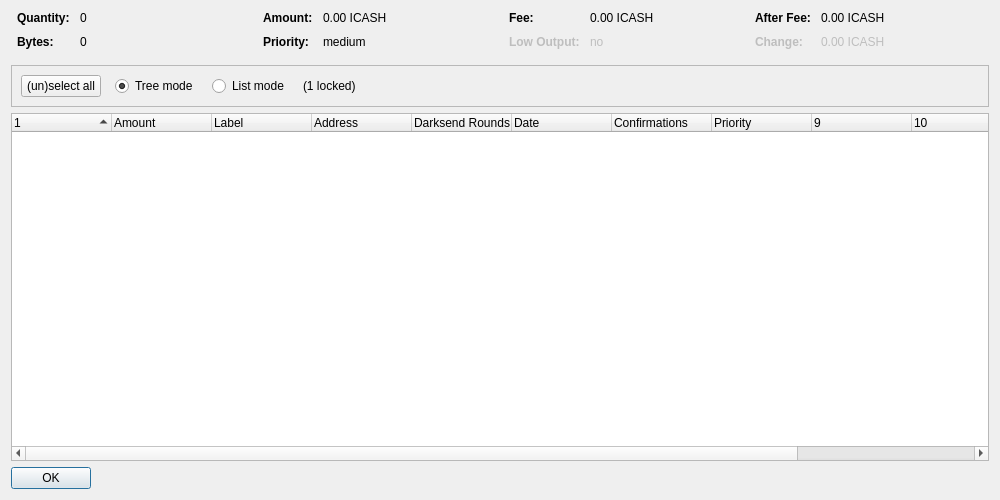
<?xml version="1.0" encoding="UTF-8"?>
<ui version="4.0">
 <class>CoinControlDialog</class>
 <widget class="QDialog" name="CoinControlDialog">
  <property name="geometry">
   <rect>
    <x>0</x>
    <y>0</y>
    <width>1000</width>
    <height>500</height>
   </rect>
  </property>
  <property name="windowTitle">
   <string>Coin Control Address Selection</string>
  </property>
  <layout class="QVBoxLayout" name="verticalLayout">
   <item>
    <layout class="QHBoxLayout" name="horizontalLayoutTop" stretch="0,0,0,0">
     <property name="topMargin">
      <number>0</number>
     </property>
     <property name="bottomMargin">
      <number>10</number>
     </property>
     <item>
      <layout class="QFormLayout" name="formLayoutCoinControl1">
       <property name="horizontalSpacing">
        <number>10</number>
       </property>
       <property name="verticalSpacing">
        <number>10</number>
       </property>
       <property name="leftMargin">
        <number>6</number>
       </property>
       <property name="rightMargin">
        <number>6</number>
       </property>
       <item row="0" column="0">
        <widget class="QLabel" name="labelCoinControlQuantityText">
         <property name="font">
          <font>
           <weight>75</weight>
           <bold>true</bold>
          </font>
         </property>
         <property name="text">
          <string>Quantity:</string>
         </property>
        </widget>
       </item>
       <item row="0" column="1">
        <widget class="QLabel" name="labelCoinControlQuantity">
         <property name="cursor">
          <cursorShape>IBeamCursor</cursorShape>
         </property>
         <property name="contextMenuPolicy">
          <enum>Qt::ActionsContextMenu</enum>
         </property>
         <property name="text">
          <string notr="true">0</string>
         </property>
         <property name="textInteractionFlags">
          <set>Qt::LinksAccessibleByMouse|Qt::TextSelectableByKeyboard|Qt::TextSelectableByMouse</set>
         </property>
        </widget>
       </item>
       <item row="1" column="0">
        <widget class="QLabel" name="labelCoinControlBytesText">
         <property name="font">
          <font>
           <weight>75</weight>
           <bold>true</bold>
          </font>
         </property>
         <property name="text">
          <string>Bytes:</string>
         </property>
        </widget>
       </item>
       <item row="1" column="1">
        <widget class="QLabel" name="labelCoinControlBytes">
         <property name="cursor">
          <cursorShape>IBeamCursor</cursorShape>
         </property>
         <property name="contextMenuPolicy">
          <enum>Qt::ActionsContextMenu</enum>
         </property>
         <property name="text">
          <string notr="true">0</string>
         </property>
         <property name="textInteractionFlags">
          <set>Qt::LinksAccessibleByMouse|Qt::TextSelectableByKeyboard|Qt::TextSelectableByMouse</set>
         </property>
        </widget>
       </item>
      </layout>
     </item>
     <item>
      <layout class="QFormLayout" name="formLayoutCoinControl2">
       <property name="horizontalSpacing">
        <number>10</number>
       </property>
       <property name="verticalSpacing">
        <number>10</number>
       </property>
       <property name="leftMargin">
        <number>6</number>
       </property>
       <property name="rightMargin">
        <number>6</number>
       </property>
       <item row="0" column="0">
        <widget class="QLabel" name="labelCoinControlAmountText">
         <property name="font">
          <font>
           <weight>75</weight>
           <bold>true</bold>
          </font>
         </property>
         <property name="text">
          <string>Amount:</string>
         </property>
        </widget>
       </item>
       <item row="0" column="1">
        <widget class="QLabel" name="labelCoinControlAmount">
         <property name="cursor">
          <cursorShape>IBeamCursor</cursorShape>
         </property>
         <property name="contextMenuPolicy">
          <enum>Qt::ActionsContextMenu</enum>
         </property>
         <property name="text">
          <string notr="true">0.00 ICASH</string>
         </property>
         <property name="textInteractionFlags">
          <set>Qt::LinksAccessibleByMouse|Qt::TextSelectableByKeyboard|Qt::TextSelectableByMouse</set>
         </property>
        </widget>
       </item>
       <item row="1" column="0">
        <widget class="QLabel" name="labelCoinControlPriorityText">
         <property name="font">
          <font>
           <weight>75</weight>
           <bold>true</bold>
          </font>
         </property>
         <property name="text">
          <string>Priority:</string>
         </property>
        </widget>
       </item>
       <item row="1" column="1">
        <widget class="QLabel" name="labelCoinControlPriority">
         <property name="cursor">
          <cursorShape>IBeamCursor</cursorShape>
         </property>
         <property name="contextMenuPolicy">
          <enum>Qt::ActionsContextMenu</enum>
         </property>
         <property name="text">
          <string>medium</string>
         </property>
         <property name="textInteractionFlags">
          <set>Qt::LinksAccessibleByMouse|Qt::TextSelectableByKeyboard|Qt::TextSelectableByMouse</set>
         </property>
        </widget>
       </item>
      </layout>
     </item>
     <item>
      <layout class="QFormLayout" name="formLayoutCoinControl3">
       <property name="horizontalSpacing">
        <number>10</number>
       </property>
       <property name="verticalSpacing">
        <number>10</number>
       </property>
       <property name="leftMargin">
        <number>6</number>
       </property>
       <property name="rightMargin">
        <number>6</number>
       </property>
       <item row="0" column="0">
        <widget class="QLabel" name="labelCoinControlFeeText">
         <property name="font">
          <font>
           <weight>75</weight>
           <bold>true</bold>
          </font>
         </property>
         <property name="text">
          <string>Fee:</string>
         </property>
        </widget>
       </item>
       <item row="0" column="1">
        <widget class="QLabel" name="labelCoinControlFee">
         <property name="cursor">
          <cursorShape>IBeamCursor</cursorShape>
         </property>
         <property name="contextMenuPolicy">
          <enum>Qt::ActionsContextMenu</enum>
         </property>
         <property name="text">
          <string notr="true">0.00 ICASH</string>
         </property>
         <property name="textInteractionFlags">
          <set>Qt::LinksAccessibleByMouse|Qt::TextSelectableByKeyboard|Qt::TextSelectableByMouse</set>
         </property>
        </widget>
       </item>
       <item row="1" column="0">
        <widget class="QLabel" name="labelCoinControlLowOutputText">
         <property name="enabled">
          <bool>false</bool>
         </property>
         <property name="font">
          <font>
           <weight>75</weight>
           <bold>true</bold>
          </font>
         </property>
         <property name="text">
          <string>Low Output:</string>
         </property>
        </widget>
       </item>
       <item row="1" column="1">
        <widget class="QLabel" name="labelCoinControlLowOutput">
         <property name="enabled">
          <bool>false</bool>
         </property>
         <property name="cursor">
          <cursorShape>IBeamCursor</cursorShape>
         </property>
         <property name="contextMenuPolicy">
          <enum>Qt::ActionsContextMenu</enum>
         </property>
         <property name="text">
          <string>no</string>
         </property>
         <property name="textInteractionFlags">
          <set>Qt::LinksAccessibleByMouse|Qt::TextSelectableByKeyboard|Qt::TextSelectableByMouse</set>
         </property>
        </widget>
       </item>
      </layout>
     </item>
     <item>
      <layout class="QFormLayout" name="formLayoutCoinControl4">
       <property name="horizontalSpacing">
        <number>10</number>
       </property>
       <property name="verticalSpacing">
        <number>10</number>
       </property>
       <property name="leftMargin">
        <number>6</number>
       </property>
       <property name="rightMargin">
        <number>6</number>
       </property>
       <item row="0" column="0">
        <widget class="QLabel" name="labelCoinControlAfterFeeText">
         <property name="font">
          <font>
           <weight>75</weight>
           <bold>true</bold>
          </font>
         </property>
         <property name="text">
          <string>After Fee:</string>
         </property>
        </widget>
       </item>
       <item row="0" column="1">
        <widget class="QLabel" name="labelCoinControlAfterFee">
         <property name="cursor">
          <cursorShape>IBeamCursor</cursorShape>
         </property>
         <property name="contextMenuPolicy">
          <enum>Qt::ActionsContextMenu</enum>
         </property>
         <property name="text">
          <string notr="true">0.00 ICASH</string>
         </property>
         <property name="textInteractionFlags">
          <set>Qt::LinksAccessibleByMouse|Qt::TextSelectableByKeyboard|Qt::TextSelectableByMouse</set>
         </property>
        </widget>
       </item>
       <item row="1" column="0">
        <widget class="QLabel" name="labelCoinControlChangeText">
         <property name="enabled">
          <bool>false</bool>
         </property>
         <property name="font">
          <font>
           <weight>75</weight>
           <bold>true</bold>
          </font>
         </property>
         <property name="text">
          <string>Change:</string>
         </property>
        </widget>
       </item>
       <item row="1" column="1">
        <widget class="QLabel" name="labelCoinControlChange">
         <property name="enabled">
          <bool>false</bool>
         </property>
         <property name="cursor">
          <cursorShape>IBeamCursor</cursorShape>
         </property>
         <property name="contextMenuPolicy">
          <enum>Qt::ActionsContextMenu</enum>
         </property>
         <property name="text">
          <string notr="true">0.00 ICASH</string>
         </property>
         <property name="textInteractionFlags">
          <set>Qt::LinksAccessibleByMouse|Qt::TextSelectableByKeyboard|Qt::TextSelectableByMouse</set>
         </property>
        </widget>
       </item>
      </layout>
     </item>
    </layout>
   </item>
   <item>
    <widget class="QFrame" name="frame">
     <property name="minimumSize">
      <size>
       <width>0</width>
       <height>40</height>
      </size>
     </property>
     <property name="frameShape">
      <enum>QFrame::StyledPanel</enum>
     </property>
     <property name="frameShadow">
      <enum>QFrame::Sunken</enum>
     </property>
     <layout class="QHBoxLayout" name="horizontalLayout">
      <item>
       <layout class="QHBoxLayout" name="horizontalLayoutPanel" stretch="0,0,0,0,0">
        <property name="spacing">
         <number>14</number>
        </property>
        <item>
         <widget class="QPushButton" name="pushButtonSelectAll">
          <property name="sizePolicy">
           <sizepolicy hsizetype="Maximum" vsizetype="Fixed">
            <horstretch>0</horstretch>
            <verstretch>0</verstretch>
           </sizepolicy>
          </property>
          <property name="text">
           <string>(un)select all</string>
          </property>
         </widget>
        </item>
        <item>
         <widget class="QRadioButton" name="radioTreeMode">
          <property name="sizePolicy">
           <sizepolicy hsizetype="Maximum" vsizetype="Fixed">
            <horstretch>0</horstretch>
            <verstretch>0</verstretch>
           </sizepolicy>
          </property>
          <property name="text">
           <string>Tree mode</string>
          </property>
          <property name="checked">
           <bool>true</bool>
          </property>
         </widget>
        </item>
        <item>
         <widget class="QRadioButton" name="radioListMode">
          <property name="sizePolicy">
           <sizepolicy hsizetype="Maximum" vsizetype="Fixed">
            <horstretch>0</horstretch>
            <verstretch>0</verstretch>
           </sizepolicy>
          </property>
          <property name="text">
           <string>List mode</string>
          </property>
         </widget>
        </item>
        <item>
         <widget class="QLabel" name="labelLocked">
          <property name="text">
           <string>(1 locked)</string>
          </property>
         </widget>
        </item>
        <item>
         <spacer name="horizontalSpacer">
          <property name="orientation">
           <enum>Qt::Horizontal</enum>
          </property>
          <property name="sizeHint" stdset="0">
           <size>
            <width>40</width>
            <height>20</height>
           </size>
          </property>
         </spacer>
        </item>
       </layout>
      </item>
     </layout>
    </widget>
   </item>
   <item>
    <widget class="CoinControlTreeWidget" name="treeWidget">
     <property name="contextMenuPolicy">
      <enum>Qt::CustomContextMenu</enum>
     </property>
     <property name="sortingEnabled">
      <bool>false</bool>
     </property>
     <property name="columnCount">
      <number>12</number>
     </property>
     <attribute name="headerShowSortIndicator" stdset="0">
      <bool>true</bool>
     </attribute>
     <attribute name="headerStretchLastSection">
      <bool>false</bool>
     </attribute>
     <column>
      <property name="text">
       <string/>
      </property>
     </column>
     <column>
      <property name="text">
       <string>Amount</string>
      </property>
     </column>
     <column>
      <property name="text">
       <string>Label</string>
      </property>
     </column>
     <column>
      <property name="text">
       <string>Address</string>
      </property>
     </column>
     <column>
      <property name="text">
       <string>Darksend Rounds</string>
      </property>
     </column>
     <column>
      <property name="text">
       <string>Date</string>
      </property>
     </column>
     <column>
      <property name="text">
       <string>Confirmations</string>
      </property>
      <property name="toolTip">
       <string>Confirmed</string>
      </property>
     </column>
     <column>
      <property name="text">
       <string>Priority</string>
      </property>
     </column>
     <column>
      <property name="text">
       <string/>
      </property>
     </column>
     <column>
      <property name="text">
       <string/>
      </property>
     </column>
     <column>
      <property name="text">
       <string/>
      </property>
     </column>
     <column>
      <property name="text">
       <string/>
      </property>
     </column>
     <column>
      <property name="text">
       <string/>
      </property>
     </column>
    </widget>
   </item>
   <item>
    <widget class="QDialogButtonBox" name="buttonBox">
     <property name="sizePolicy">
      <sizepolicy hsizetype="Maximum" vsizetype="Fixed">
       <horstretch>0</horstretch>
       <verstretch>0</verstretch>
      </sizepolicy>
     </property>
     <property name="orientation">
      <enum>Qt::Horizontal</enum>
     </property>
     <property name="standardButtons">
      <set>QDialogButtonBox::Ok</set>
     </property>
    </widget>
   </item>
  </layout>
 </widget>
 <customwidgets>
  <customwidget>
   <class>CoinControlTreeWidget</class>
   <extends>QTreeWidget</extends>
   <header>coincontroltreewidget.h</header>
  </customwidget>
 </customwidgets>
 <resources/>
 <connections/>
</ui>
